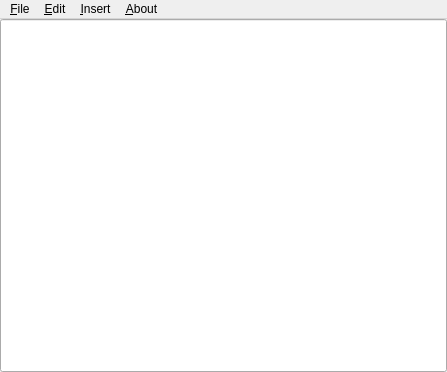
<?xml version="1.0" encoding="UTF-8"?>
<ui version="4.0">
 <class>MainWindow</class>
 <widget class="QMainWindow" name="MainWindow">
  <property name="geometry">
   <rect>
    <x>0</x>
    <y>0</y>
    <width>447</width>
    <height>372</height>
   </rect>
  </property>
  <property name="windowTitle">
   <string>MainWindow</string>
  </property>
  <property name="windowIcon">
   <iconset>
    <normaloff>icon.png</normaloff>icon.png</iconset>
  </property>
  <widget class="QWidget" name="centralWidget">
   <layout class="QGridLayout" name="GLayout">
    <property name="leftMargin">
     <number>0</number>
    </property>
    <property name="topMargin">
     <number>0</number>
    </property>
    <property name="rightMargin">
     <number>0</number>
    </property>
    <property name="bottomMargin">
     <number>0</number>
    </property>
    <item row="0" column="0">
     <widget class="QLineEdit" name="output">
      <property name="sizePolicy">
       <sizepolicy hsizetype="Expanding" vsizetype="Expanding">
        <horstretch>0</horstretch>
        <verstretch>0</verstretch>
       </sizepolicy>
      </property>
      <property name="font">
       <font>
        <pointsize>16</pointsize>
       </font>
      </property>
      <property name="focusPolicy">
       <enum>Qt::NoFocus</enum>
      </property>
      <property name="readOnly">
       <bool>true</bool>
      </property>
      <property name="clearButtonEnabled">
       <bool>false</bool>
      </property>
     </widget>
    </item>
   </layout>
  </widget>
  <widget class="QMenuBar" name="menuBar">
   <property name="geometry">
    <rect>
     <x>0</x>
     <y>0</y>
     <width>447</width>
     <height>21</height>
    </rect>
   </property>
   <widget class="QMenu" name="menuFile">
    <property name="title">
     <string>&amp;File</string>
    </property>
    <widget class="QMenu" name="menuSaveVariable">
     <property name="title">
      <string>&amp;Save Variable</string>
     </property>
    </widget>
    <widget class="QMenu" name="menuLoadVariable">
     <property name="title">
      <string>&amp;Load Variable</string>
     </property>
    </widget>
    <addaction name="menuSaveVariable"/>
    <addaction name="menuLoadVariable"/>
    <addaction name="separator"/>
    <addaction name="actionPreferences"/>
    <addaction name="separator"/>
    <addaction name="actionExit"/>
   </widget>
   <widget class="QMenu" name="menuEdit">
    <property name="title">
     <string>&amp;Edit</string>
    </property>
    <addaction name="actionUndo"/>
    <addaction name="actionRedo"/>
   </widget>
   <widget class="QMenu" name="menuAbout">
    <property name="title">
     <string>&amp;About</string>
    </property>
    <addaction name="actionAbout"/>
   </widget>
   <widget class="QMenu" name="menuInsert">
    <property name="title">
     <string>&amp;Insert</string>
    </property>
    <widget class="QMenu" name="menuConstant">
     <property name="title">
      <string>&amp;Constant</string>
     </property>
    </widget>
    <widget class="QMenu" name="menuFunction">
     <property name="title">
      <string>&amp;Function</string>
     </property>
    </widget>
    <addaction name="menuConstant"/>
    <addaction name="menuFunction"/>
   </widget>
   <addaction name="menuFile"/>
   <addaction name="menuEdit"/>
   <addaction name="menuInsert"/>
   <addaction name="menuAbout"/>
  </widget>
  <action name="actionExit">
   <property name="text">
    <string>&amp;Exit</string>
   </property>
  </action>
  <action name="actionUndo">
   <property name="text">
    <string>&amp;Undo</string>
   </property>
  </action>
  <action name="actionRedo">
   <property name="text">
    <string>&amp;Redo</string>
   </property>
  </action>
  <action name="actionAbout">
   <property name="text">
    <string>&amp;About</string>
   </property>
  </action>
  <action name="actionPreferences">
   <property name="text">
    <string>&amp;Preferences</string>
   </property>
  </action>
 </widget>
 <layoutdefault spacing="6" margin="11"/>
 <resources/>
 <connections/>
</ui>
